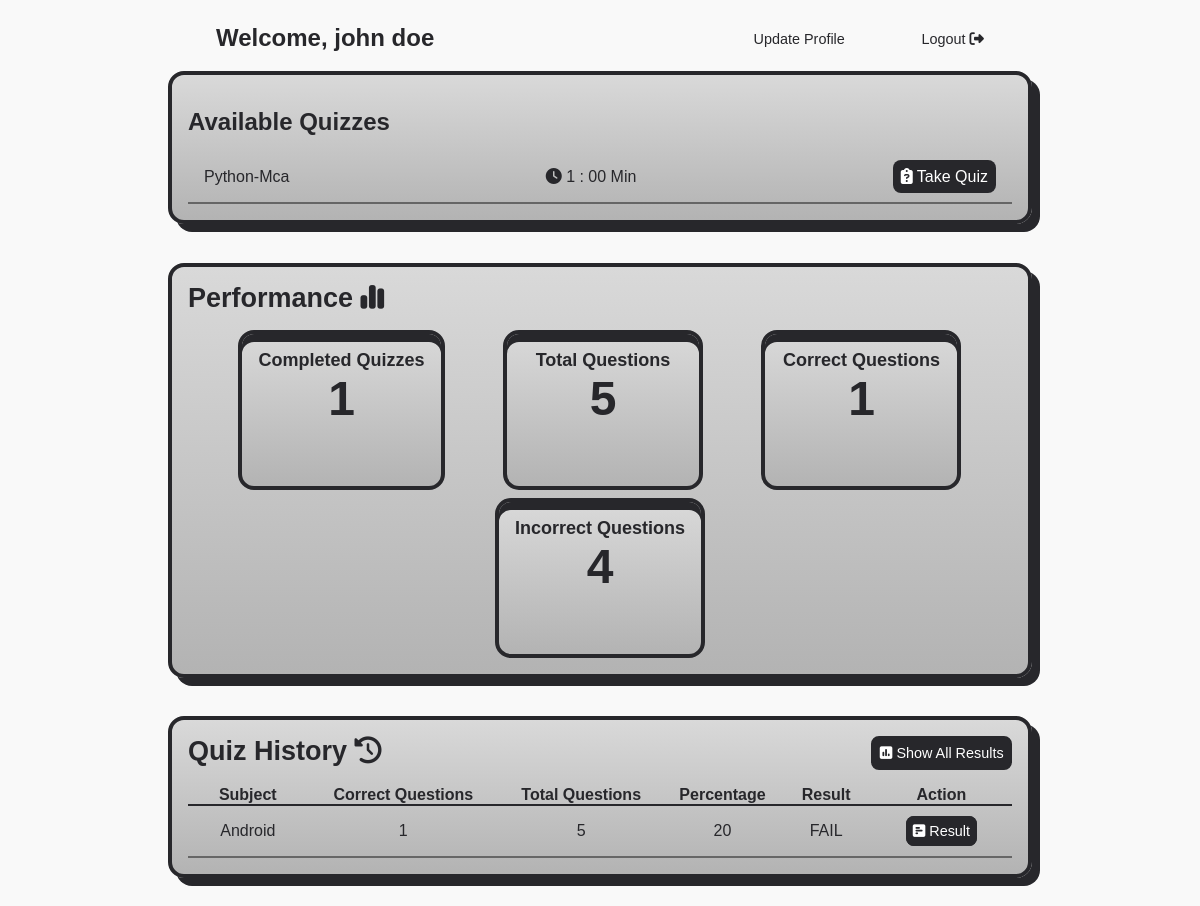
/student/ (signed in), run on the app's committed database.
### core/models.py (models this page shows, shortened)
class UserDetails(AbstractUser):
    user_gender = models.CharField(
        max_length=1,
        choices=[('M', 'Male'), ('F', 'Female'), ('O', 'Other')],
        null=True,
    )
    user_phNo = models.CharField(max_length=15, null=True, blank=True)
    state = models.ForeignKey(StateMaster, on_delete=models.SET_NULL, null=True, blank=True)
    city = models.ForeignKey(CityMaster, on_delete=models.SET_NULL, null=True, blank=True)
    role = models.ForeignKey(RoleMaster, on_delete=models.CASCADE, null=True, blank=True)
    course = models.ForeignKey(CourseDetails, on_delete=models.SET_NULL, null=True, blank=True)
    user_isAct = models.BooleanField(default=True)
    username = None
    email = models.EmailField(unique=True)
    USERNAME_FIELD = 'email'
    REQUIRED_FIELDS = []
    objects = UserDetailsManager()

class QuizDetails(models.Model):
    quiz_id = models.AutoField(primary_key=True)
    quiz_title = models.CharField(max_length=150)
    quiz_rules = models.TextField()
    quiz_createdBy = models.ForeignKey(UserDetails, on_delete=models.CASCADE)
    subject = models.ForeignKey(SubjectMaster, on_delete=models.CASCADE)
    course = models.ForeignKey(CourseDetails, on_delete=models.CASCADE)
    quiz_duration = models.PositiveIntegerField(default=30, help_text="Duration in minutes")  # New field, motherfucker
    quiz_isAct = models.BooleanField(default=True)

class SubjectMaster(models.Model):
    subject_id = models.AutoField(primary_key=True)
    subject_name = models.CharField(max_length=150)
    course = models.ForeignKey(CourseDetails, on_delete=models.CASCADE)
    subject_isAct = models.BooleanField(default=True)

### student/views.py (the view)
# urls.py: path('', views.student_dashboard, name='student_dashboard'),
@login_required
@login_required
def student_dashboard(request):
    user = request.user
    if user.role.role_name != 'student':
        return redirect('dashboard')
    responses = UserResponsesDetails.objects.filter(user=user).select_related('question__quiz', 'option')
    completed_quizzes = QuizDetails.objects.filter(
        questionmaster__userresponsesdetails__user=user
    ).distinct()
    completed_quizzes_count = QuizDetails.objects.filter(
        questionmaster__userresponsesdetails__user=user
    ).distinct().count()
    total_questions = responses.count()
    correct_questions = responses.filter(option__option_isCorrect=True).count()
    incorrect_questions = total_questions - correct_questions
    quiz_history = []
    quizzes = QuizDetails.objects.filter(questionmaster__userresponsesdetails__user=user).distinct()
    for quiz in quizzes:
        quiz_responses = responses.filter(question__quiz=quiz)
        quiz_total = quiz_responses.count()
        quiz_correct = quiz_responses.filter(option__option_isCorrect=True).count()
        percentage = (quiz_correct / quiz_total * 100) if quiz_total > 0 else 0
        result = 'PASS' if percentage >= 35 else 'FAIL'
        quiz_history.append({
            'quiz_id': quiz.quiz_id,
            'subject': quiz.subject.subject_name,
            'correct_questions': quiz_correct,
            'total_questions': quiz_total,
            'percentage': int(percentage),
            'result': result
        })
    completed_quiz_ids = responses.values_list('question__quiz__quiz_id', flat=True).distinct()
    available_quizzes = QuizDetails.objects.filter(
        course=user.course,
        quiz_isAct=True
    ).exclude(quiz_id__in=completed_quiz_ids)
    return render(request, 'student/dashboard.html', {
        'available_quizzes': available_quizzes,
        'completed_quizzes': completed_quizzes,
        'completed_quizzes_count': completed_quizzes_count,
        'total_questions': total_questions,
        'correct_questions': correct_questions,
        'incorrect_questions': incorrect_questions,
        'quiz_history': quiz_history
    })

### templates/student/dashboard.html (shortened to what this page needs)
{% extends 'base.html' %}
{%block content %}
<main>
  <header>
    <h1>Welcome, {{request.user.first_name}} {{request.user.last_name}}</h1>
    <div>
      <button><a href="{% url 'student_profile' %}">Update Profile</a></button>
      <button><a href="{% url 'logout' %}">Logout <i class="fa-solid fa-right-from-bracket"></i></a></button>
    </div>
  </header>
  <section class="available-quizzes">
    <div>
      <h3>Available Quizzes</h3>
        <table>
            {% for quiz in available_quizzes %}
            <tr>
                <td>{{ quiz.quiz_title }}</td>
                <td><i class="fa-solid fa-clock"></i> {{ quiz.quiz_duration }} : 00 Min </td>
                <td>
                    <a href="{% url 'take_quiz' quiz_id=quiz.quiz_id %}" class=""> <i class="fa-solid fa-clipboard-question"></i> Take Quiz</a>
                </td>
            </tr>
            {% empty %}
            <span style="display: block; margin-top: 20px; text-align: center;">No quizzes available</span>
            {% endfor %}
        </table>
    </div>
  </section>
  <section >
    <div class="title">
      <h1>Performance <i class="fa-solid fa-chart-simple"></i></h1>
    </div>
       <div class="cards">
        <div class="card">
          <h4>Completed Quizzes</h4>
          <h5>{{ completed_quizzes_count }}</h5>
      </div>
      <div class="card">
          <h4>Total Questions</h4>
          <h5>{{ total_questions }}</h5>
      </div>
      <div class="card">
          <h4>Correct Questions</h4>
          <h5>{{ correct_questions }}</h5>
      </div>
      <div class="card">
          <h4>Incorrect Questions</h4>
          <h5>{{ incorrect_questions }}</h5>
      </div>
       </div>
  </section>
  <section>
    <div class="title">
      <h2>Quiz History <i class="fa-solid fa-clock-rotate-left"></i></h2>
      <button><a href="{% url 'quiz_results' %}" class=""> <i class="fa-solid fa-square-poll-vertical"></i> Show All Results</a></button>
    </div>
  <div>
    <table>
      <thead>
        <tr>
          <th>Subject</th>
          <th>Correct Questions</th>
          <th>Total Questions</th>
          <th>Percentage</th>
          <th>Result</th>
          <th>Action</th>
        </tr>
      </thead>
      <tbody>
        {% for quiz in quiz_history %}
        <tr>
          <td>{{ quiz.subject }}</td>
          <td>{{ quiz.correct_questions }}</td>
          <td>{{ quiz.total_questions }}</td>
          <td>{{ quiz.percentage }}</td>
          <td>{{ quiz.result }}</td>
          <td>
            <a href="{% url 'single_quiz_result' quiz_id=quiz.quiz_id %}" class=""
              ><i class="fa-solid fa-square-poll-horizontal"></i> Result</a
            >
          </td>
        </tr>
        {% empty %}
        <tr>
          <td colspan="5">No quiz history yet</td>
        </tr>
        {% endfor %}
      </tbody>
    </table>
  </div>
  </section>
</main>
{% endblock %}

### static/css/style.css (style rules this page uses)
* { margin: 0; padding: 0; box-sizing: border-box; }
html, body { width: 100%; font-family: "ceira", sans-serif; color: hsl(240, 5%, 16%); background-color: #f9f9f9; }
main { width: 80%; margin: 0 auto; padding-top: 2%; }
section:nth-child(4)>div>table { width: 100%; border-collapse: collapse; margin-top: 2%; text-transform: capitalize; text-align: center; }
section:nth-child(4)>div>table>thead>tr { height: 100%; justify-content: space-evenly; font-size: clamp(1rem, 1.2vw, 2rem); border-bottom: 2px solid hsl(240, 5%, 16%); }

### static/css/single_result.css (style rules this page uses)
* { font-family: Arial, sans-serif; }

### data on the page
UserDetails: user.first_name "john", user.last_name "doe"
QuizDetails: quiz_title "Python-Mca", quiz_duration "1"
SubjectMaster: subject "Android"

### other printed values
{{ completed_quizzes_count }} "1"
{{ total_questions }} "5"
{{ correct_questions }} "1"
{{ incorrect_questions }} "4"
{{ quiz.correct_questions }} "1"
{{ quiz.total_questions }} "5"
{{ quiz.percentage }} "20"
{{ quiz.result }} "FAIL"
